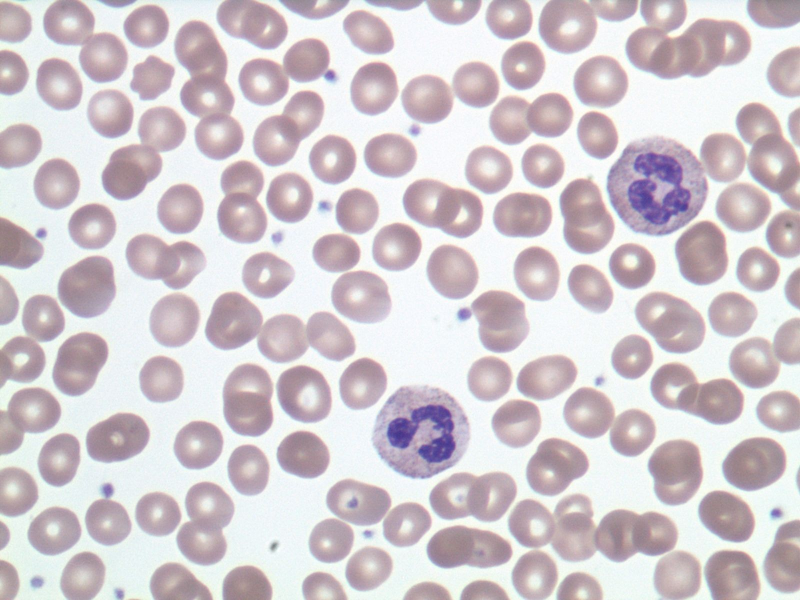
#> input picture assignments/2-segmentation/normal.jpg, 1600 x 1200 px (shown at 1/2 size)
$ python skeleton.py
#> lines starting #> are read from the running program, lines starting #| are printed output that depends on the picture; after the words box and inside, x2 and y2 are one past the last pixel; in counts of white or black regions, pixels touching at a corner belong together
""" Cell counting """

import cv2
import numpy as np


def imshow(name, images):
    """ Display images (a list with images all equal number of channels) all together """
    image = np.concatenate(images, axis=1)
    image = cv2.resize(image, dsize=tuple([s // 2 for s in image.shape if s > 3])[::-1])
    cv2.imshow(name, image)
    cv2.waitKey(0)
    cv2.destroyAllWindows()
    cv2.waitKey(1)


def detect_edges(img):
    """ Canny edge detection """
    grayscale_img = cv2.cvtColor(img, cv2.COLOR_BGR2GRAY)
    edges_on_grayscale_img = grayscale_img.copy()

    edges_binary = cv2.Canny(img, threshold1=35, threshold2=115)
    edges_on_grayscale_img[edges_binary > 0] = 0

    imshow('Processed Images', [grayscale_img, edges_binary, edges_on_grayscale_img])


def detect_circles(img):
    """ Hough transform to detect circles """
    grayscale_img = cv2.cvtColor(img, cv2.COLOR_BGR2GRAY)
    grayscale_img = cv2.GaussianBlur(grayscale_img, (9, 9), 2)
    circles_on_original_img = img.copy()

    dp = 1
    min_dist = 40
    threshold_lower = 25
    threshold_upper = 85
    min_radius = 30
    max_radius = 120
    circles = cv2.HoughCircles(grayscale_img, cv2.HOUGH_GRADIENT, dp, min_dist, param1=threshold_upper,
                               param2=threshold_lower, minRadius=min_radius, maxRadius=max_radius)
    if circles is not None:
        circles = circles[0]

    for x, y, radius in circles:
        cv2.circle(circles_on_original_img, (x, y), radius, (0, 0, 255), 2)

    imshow('All Detected Circles', [circles_on_original_img])
    return circles


def calculate_features(img, circles):
    """ Use the Hough transform to derive a feature vector for each circle """
    rows, cols, channels = img.shape
    img_features = []
    for x, y, radius in circles:
        x, y, radius = int(x), int(y), int(radius)
        x_min, x_max = max(x - radius, 0), min(x + radius + 1, cols)
        y_min, y_max = max(y - radius, 0), min(y + radius + 1, rows)

        region = img[y_min:y_max, x_min:x_max]
        b, g, r = region[:, :, 0].mean(), region[:, :, 1].mean(), region[:, :, 2].mean()
        img_features.append((b, g, r))

        # cv2.circle(img, (x, y), radius, (0, 0, 255))
        # cv2.rectangle(img, (x_min, y_min), (x_max, y_max), (0, 255, 0), 2)

    # imshow('Circles with rectangles for checking', [img])
    return np.array(img_features)


def calculate_thresholds(features):
    """ Calculates thresholds for the "right" circles based on the means and stds of colors """
    b, g, r = features[:, 0], features[:, 1], features[:, 2]

    b_min, b_max = b.mean()-2*b.std(), b.mean()+2*b.std()
    g_min, g_max = g.mean()-2*g.std(), g.mean()+2*g.std()
    r_min, r_max = r.mean()-2*r.std(), r.mean()+2*r.std()
    # print("b_mean: {0:.0f}, b_std: {1:.0f}, b_min:  {2:.0f}, b_max: {3:.0f}".format(b.mean(), b.std(), b_min, b_max))
    # print("g_mean: {0:.0f}, g_std: {1:.0f}, g_min:  {2:.0f}, g_max: {3:.0f}".format(g.mean(), g.std(), g_min, g_max))
    # print("r_mean: {0:.0f}, r_std: {1:.0f}, r_min:  {2:.0f}, r_max: {3:.0f}".format(r.mean(), r.std(), r_min, r_max))

    return b_min, b_max, g_min, g_max, r_min, r_max


def threshold_circles(img, circles, features, thresholds):
    """ Threshold the feature vector to get the "right" circles """
    b_min, b_max, g_min, g_max, r_min, r_max = thresholds
    selected_circles_on_original_image = img.copy()
    n = 0

    for (x, y, radius), (b, g, r) in zip(circles, features):
        cv2.circle(selected_circles_on_original_image, (x, y), radius, (0, 0, 255), 2)

        if b_min <= b <= b_max and g_min <= g <= g_max and r_min <= r <= r_max:
            n += 1
            cv2.circle(selected_circles_on_original_image, (x, y), radius, (0, 255, 0), 2)

    imshow('Only Selected Circles', [selected_circles_on_original_image])
    return n


if __name__ == '__main__':
    # read the image
    img = cv2.imread('normal.jpg')
#> img is the input picture: shape (1200, 1600, 3); mean B, G, R 206.6, 201.2, 210
    print("Image shape:", img.shape)
#| Image shape: (1200, 1600, 3)

    # show the image
    imshow('Original Image', [img])

    # do detection
    detect_edges(img)
#> in detect_edges, `edges_binary = cv2.Canny(img, threshold1=35, threshold2=115)`:
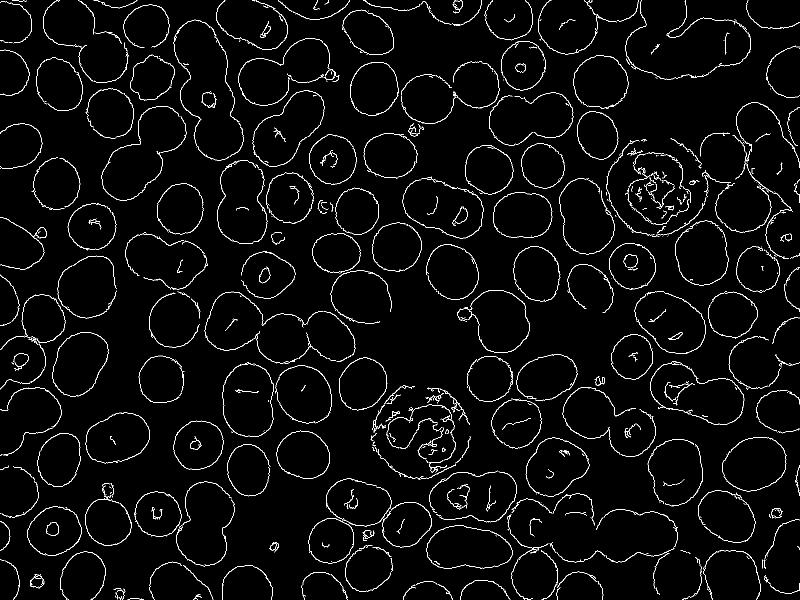
#> edges_binary: shape (1200, 1600) (shown at 1/2 size); 2.9% white in thin lines or dots
#> in detect_edges, `edges_on_grayscale_img[edges_binary > 0] = 0`:
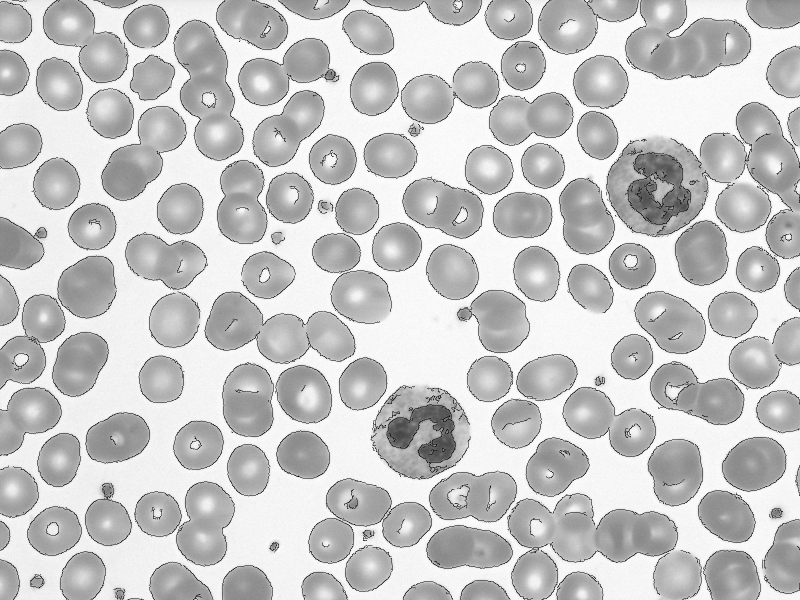
#> edges_on_grayscale_img: shape (1200, 1600) (shown at 1/2 size); min 0, max 255, mean 198.4
#> call 2 of imshow, with name = 'Processed Images'
#> in imshow (call 2), `image = np.concatenate(images, axis=1)`:
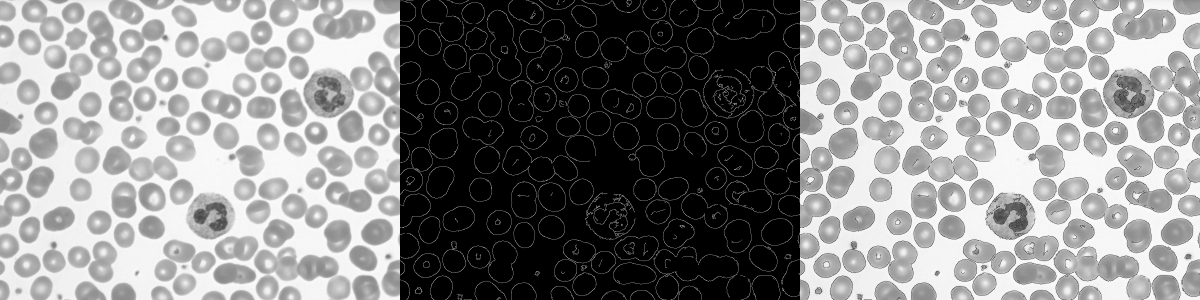
#> image: shape (1200, 4800) (shown at 1/4 size); min 0, max 255, mean 136.8
    circles = detect_circles(img)
#> in detect_circles, `circles = cv2.HoughCircles(grayscale_img, cv2.HOUGH_GRADIENT, dp, min_..`: circles = 139 rows, first 8: [979.5, 756.5, 44.3], [1306.5, 361.5, 109.2], [793.5, 493.5, 48.1], [1485.5, 408.5, 55.4], [1201.5, 165.5, 54.4], [314.5, 1027.5, 44.4], [665.5, 318.5, 47.4], [842.5, 861.5, 91.6]
#> the loop in detect_circles, `for x, y, radius in circles:` made 139 passes
#> (x, y, radius) on passes 1 to 12: (979.5, 756.5, 44.3), (1306.5, 361.5, 109.2), (793.5, 493.5, 48.1), (1485.5, 408.5, 55.4), (1201.5, 165.5, 54.4), (314.5, 1027.5, 44.4), (665.5, 318.5, 47.4), (842.5, 861.5, 91.6), (1265.5, 533.5, 43.8), (1134.5, 47.5, 59.4), (323.5, 759.5, 46.3), (292.5, 51.5, 45.2)
#> after the loop in detect_circles, `for x, y, radius in circles:`:
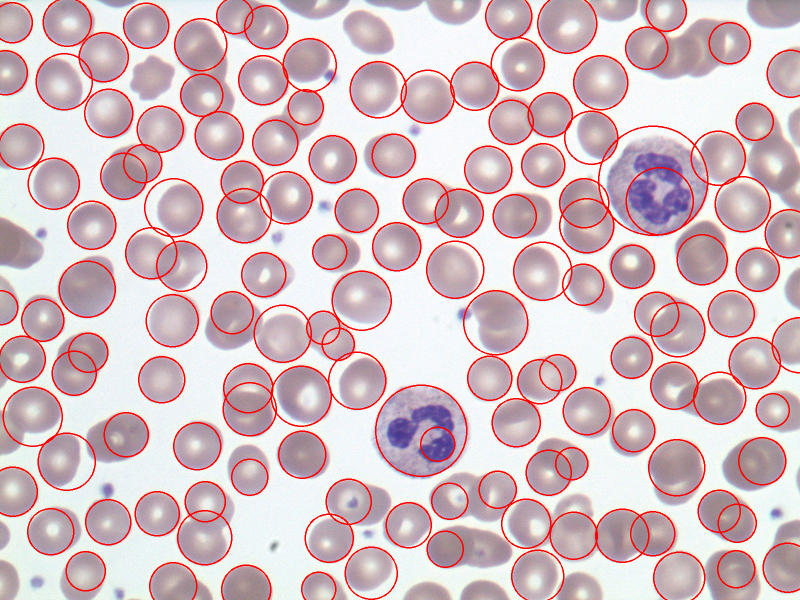
#> circles_on_original_img: shape (1200, 1600, 3) (shown at 1/2 size); 6.12% of pixels changed, all inside (x1, y1, x2, y2) = (0, 0, 1600, 1200)
    print("Circles detected: ", len(circles))
#| Circles detected:  139
    features = calculate_features(img, circles)
#> the loop in calculate_features, `for x, y, radius in circles:` made 139 passes
#> (x, y, radius, x_min, x_max, y_min, y_max, b) on passes 1 to 12: (979, 756, 44, 935, 1024, 712, 801, 199.7), (1306, 361, 109, 1197, 1416, 252, 471, 193.3), (793, 493, 48, 745, 842, 445, 542, 195.5), (1485, 408, 55, 1430, 1541, 353, 464, 195.2), (1201, 165, 54, 1147, 1256, 111, 220, 200.8), (314, 1027, 44, 270, 359, 983, 1072, 193.4), (665, 318, 47, 618, 713, 271, 366, 195.9), (842, 861, 91, 751, 934, 770, 953, 192.5), (1265, 533, 43, 1222, 1309, 490, 577, 183.2), (1134, 47, 59, 1075, 1194, 0, 107, 192.7), (323, 759, 46, 277, 370, 713, 806, 198.4), (292, 51, 45, 247, 338, 6, 97, 191.4)
#> pass 1, in calculate_features, `region = img[y_min:y_max, x_min:x_max]`:
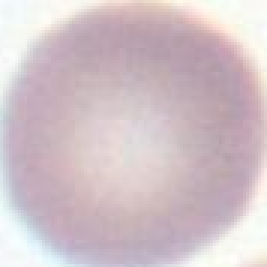
#> region: shape (89, 89, 3) (shown 3 times larger); mean B, G, R 199.7, 193.9, 209.5
#> after the loop in calculate_features, `for x, y, radius in circles:`: img_features = 139 items, first 6: (199.7, 193.9, 209.5), (193.3, 167.6, 182.6), (195.5, 187.6, 204.3), (195.2, 192, 205), (200.8, 195.5, 210.9), (193.4, 186.1, 198)
#> features = 139 rows, first 8: [199.7, 193.9, 209.5], [193.3, 167.6, 182.6], [195.5, 187.6, 204.3], [195.2, 192, 205], [200.8, 195.5, 210.9], [193.4, 186.1, 198], [195.9, 187.1, 204.3], [192.5, 160.8, 173.2]
    n = threshold_circles(img, circles, features, calculate_thresholds(features))
#> in calculate_thresholds, `b, g, r = features[:, 0], features[:, 1], features[:, 2]`: b = 139 values, max 210.4 at index 82, min 156.2 at index 127, mean 188.5; g = 139 values, max 206.3 at index 82, min 108.8 at index 130, mean 181; r = 139 values, max 217.7 at index 82, min 126 at index 130, mean 196.4
#> in calculate_thresholds, `b_min, b_max = b.mean()-2*b.std(), b.mean()+2*b.std()`: b_min = 166.4; b_max = 210.6
#> in calculate_thresholds, `g_min, g_max = g.mean()-2*g.std(), g.mean()+2*g.std()`: g_min = 153.9; g_max = 208.1
#> in calculate_thresholds, `r_min, r_max = r.mean()-2*r.std(), r.mean()+2*r.std()`: r_min = 172; r_max = 220.9
#> in threshold_circles, `b_min, b_max, g_min, g_max, r_min, r_max = thresholds`: b_min = 166.4; b_max = 210.6; g_min = 153.9; g_max = 208.1; r_min = 172; r_max = 220.9
#> the loop in threshold_circles, `for (x, y, radius), (b, g, r) in zip(circles, features):` made 139 passes
#> (x, y, radius, b, g, r) on passes 1 to 12: (979.5, 756.5, 44.3, 199.7, 193.9, 209.5), (1306.5, 361.5, 109.2, 193.3, 167.6, 182.6), (793.5, 493.5, 48.1, 195.5, 187.6, 204.3), (1485.5, 408.5, 55.4, 195.2, 192, 205), (1201.5, 165.5, 54.4, 200.8, 195.5, 210.9), (314.5, 1027.5, 44.4, 193.4, 186.1, 198), (665.5, 318.5, 47.4, 195.9, 187.1, 204.3), (842.5, 861.5, 91.6, 192.5, 160.8, 173.2), (1265.5, 533.5, 43.8, 183.2, 175.6, 193.3), (1134.5, 47.5, 59.4, 192.7, 186, 201.9), (323.5, 759.5, 46.3, 198.4, 190.7, 204.1), (292.5, 51.5, 45.2, 191.4, 182.4, 198.1)
#> after the loop in threshold_circles, `for (x, y, radius), (b, g, r) in zip(circles, features):`:
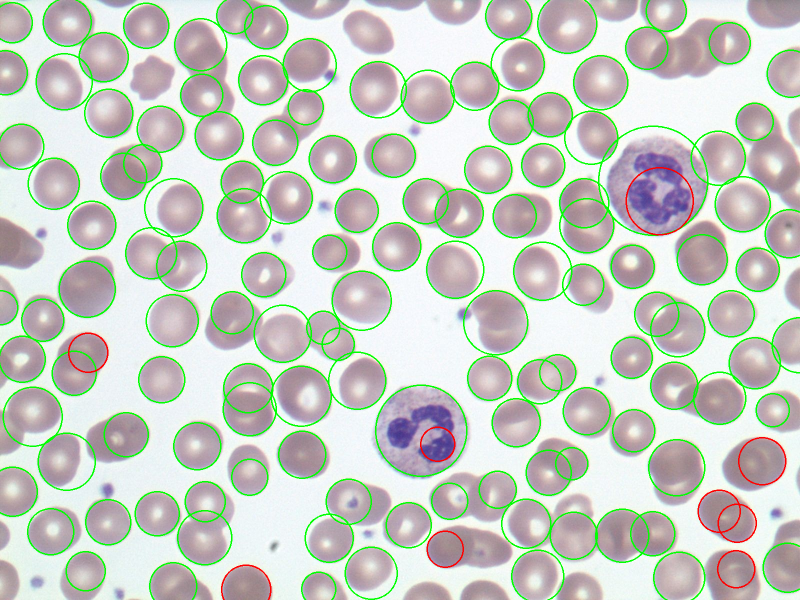
#> selected_circles_on_original_image: shape (1200, 1600, 3) (shown at 1/2 size); 6.12% of pixels changed, all inside (x1, y1, x2, y2) = (0, 0, 1600, 1200)
#> call 4 of imshow, with name = 'Only Selected Circles'
#> in imshow (call 4), `image = cv2.resize(image, dsize=tuple([s // 2 for s in image.shape if ..`:
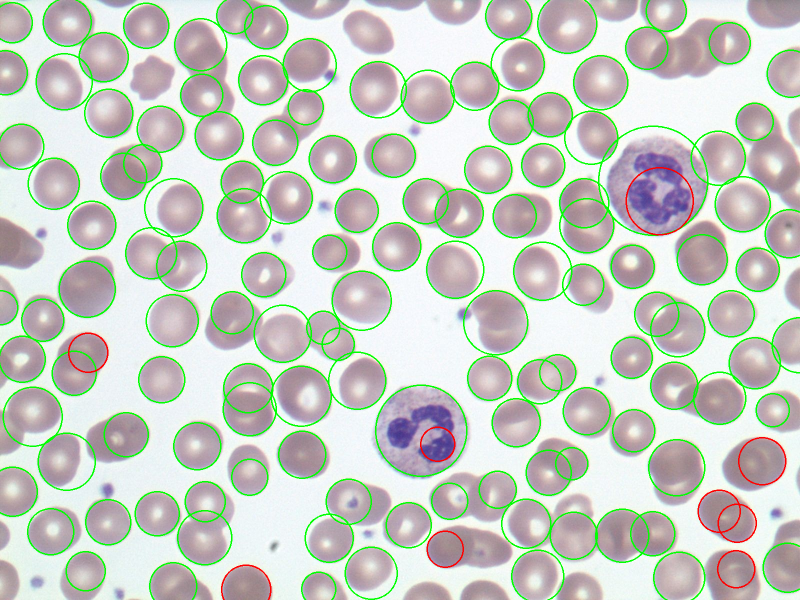
#> image: shape (600, 800, 3); mean of channels 0, 1, 2 194.3, 203.9, 198.4; drawn as B, G, R

    # print result
    print("We counted {} cells.".format(n))
#| We counted 130 cells.
